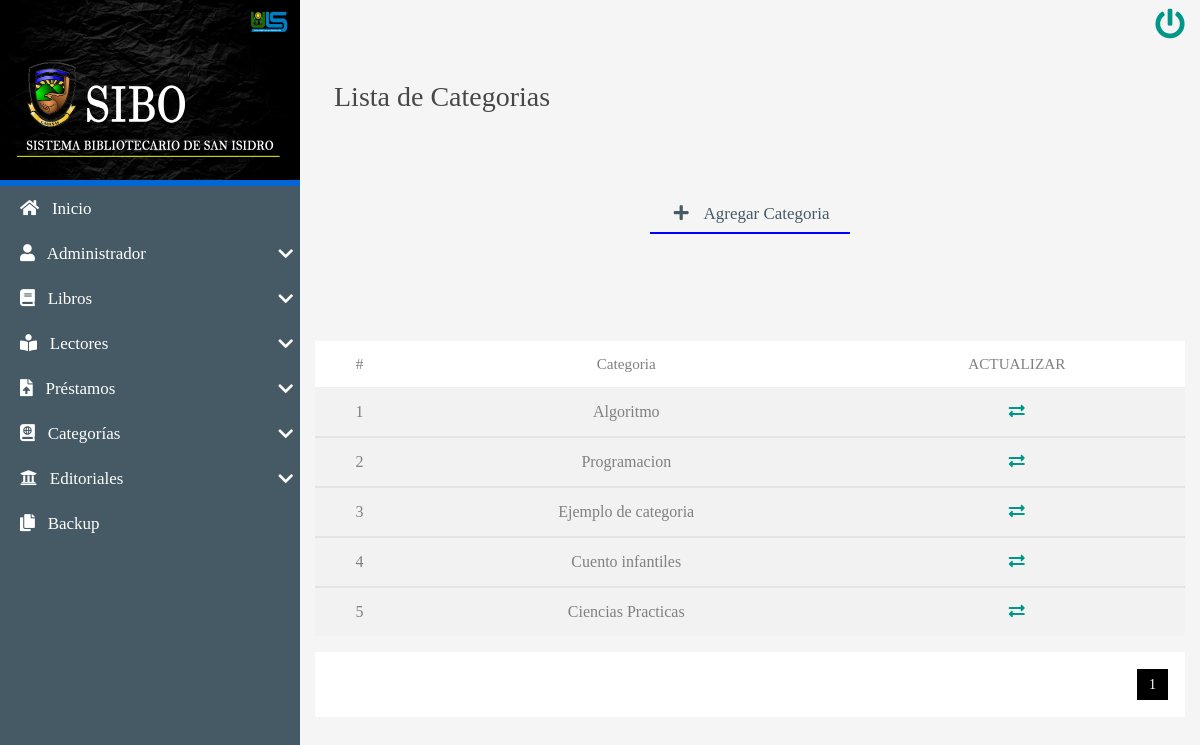
Screenshot of /CRUD/READ/ListaCategoria.php (signed in) with the database file from the repository.
### tables this page shows
CREATE TABLE `categorias` (
  `idCategoria` int(8) NOT NULL AUTO_INCREMENT,
  `categoria` varchar(250) NOT NULL,
  `estatus` int(1) NOT NULL DEFAULT 1,
  PRIMARY KEY (`idCategoria`)
);

### CRUD/READ/ListaCategoria.php (the view, shortened to what this page needs)
<!DOCTYPE html>
<html lang="es">
<head>
   <?php include'../../INCLUDES/link2.php'; ?>
</head>
<body>
    <main class="full-box main-container">
         <section class="full-box nav-lateral">
            <div class="full-box nav-lateral-content">
                                  <img src="../../assets/img/LOGO.png" height="180px" width="300px">
                <div class="full-box nav-lateral-bar"></div>
            <div class="full-box nav-lateral-bar"></div>
                <nav class="full-box nav-lateral-menu">
                      <ul>
                        <li>
                        <a href="../../system/index.php"><i class="fas fa-home"></i>
                        &nbsp; Inicio</a>
                        </li>
                    <?php
                    if ($_SESSION['rol'] <2) {
                        ?>
                            <li>
                            <a href="#" class="nav-btn-submenu"><i class="fas fa-user"></i>
                            &nbsp; Administrador <i class="fas fa-chevron-down"></i></a>
                        </li>
                     <?php } ?>
                        <li>
                            <a href="#" class="nav-btn-submenu"><i class="fas fa-book"></i>
                            &nbsp; Libros <i class="fas fa-chevron-down"></i></a>
                        </li>
                         <?php
                    if ($_SESSION['rol'] <=2) {
                        ?>
                    <li>
                            <a href="#" class="nav-btn-submenu"><i class="fas fa-book-reader"></i>
                             &nbsp; Lectores <i class="fas fa-chevron-down"></i></a>
                        </li>
                        <li>
                            <a href="#" class="nav-btn-submenu"><i class="fas fa-file-upload"></i>
                               &nbsp; Préstamos <i class="fas fa-chevron-down"></i></a>
                        </li>
                         <?php } ?>
                        <li>
                            <a href="#" class="nav-btn-submenu"><i class="fas fa-atlas"></i>
                             &nbsp; Categorías <i class="fas fa-chevron-down"></i></a>
                        </li>
                        <li>
                            <a href="#" class="nav-btn-submenu"><i class="fas fa-university"></i>
                             &nbsp; Editoriales <i class="fas fa-chevron-down"></i></a>
                        </li>
                         <?php
                    if ($_SESSION['rol'] <2) {
                        ?>
                     <li>
                        <a href="../../backupDB/descarga.php"><i class="fas fa-copy"></i>
                        &nbsp; Backup</a>
                        </li>
                         <?php } ?>
                    </ul>
                </nav>
            </div>
        </section>
        <section class="full-box page-content">
            <nav class="full-box navbar-info">
                <a href="../../system/salir.php" class="btn-exit">
                    <i class="fas fa-power-off"></i>
                </a>
            </nav>
           <div class="full-box page-header">
                <h3 class="text-left">
                     &nbsp; Lista de Categorias
                </h3>
            </div>
            <div class="container-fluid">
                <ul class="full-box list-unstyled page-nav-tabs">
                    <li>
                        <a href="../CREATE/CrearCategoria.php" style="border-color: blue;"><i class="fas fa-plus fa-fw"></i> &nbsp; Agregar Categoria</a>
                    </li>
                </ul>
            </div>
            <div class="container-fluid">
               <br><br><br>
                       <table class="table table-striped">
                        <thead>
                            <tr class="text-center roboto-medium">
                                <th>#</th>
                                <th>Categoria</th>
                                <th>ACTUALIZAR</th>
                            </tr>
                        </thead>
                        <?php
                  include'../../BD/conexionBD.php';
         $sql_register = mysqli_query($mysqli, "SELECT COUNT(*) as total_registros FROM categorias");
            $result_register=mysqli_fetch_array($sql_register);
            $total_registros=$result_register['total_registros'];
            $por_pagina=8;
            if (empty($_GET['pagina']))
            {
                $pagina=1;
            }else{
                $pagina=$_GET['pagina'];
            }
            $desde=($pagina-1)*$por_pagina;
            $total_paginas= ceil($total_registros / $por_pagina);
            $query=mysqli_query($mysqli,"SELECT * FROM categorias WHERE estatus=1 ORDER BY idCategoria ASC LIMIT $desde , $por_pagina");
            $resultado=mysqli_num_rows($query);
            if($resultado>0){
                while ($data= mysqli_fetch_array($query)) {
                              ?>
                        <tbody>
                        <tr class="text-center">
                            <td><?php echo $data['idCategoria']; ?></td>
                            <td><?php echo $data['categoria']; ?></td>
                            <td><a href="../UPDATE/Update-Category.php?id=<?php echo $data['idCategoria']; ?>"><i class="fas fa-exchange-alt"></i></a></td>
                        </tr>
             </tbody>
              <?php
                 }
            }
            ?>
             </table>
              </div>
              <div class="container-fluid paginador">
        <ul>
            <?php
            for ($i=1; $i <= $total_paginas; $i++) {
                if ($i==$pagina) {
                     echo '<li class="pageSelected">'.$i.'</li>';
                }else{
                    echo '<li><a href="?pagina='.$i.'">'.$i.'</a></li>';
                }
            }
             ?>
        </ul>
        </div>
               </section>
    </main>
</body>
</html>

### css/all.css (style rules this page uses)
.fa, .fas, .far, .fal, .fab { -moz-osx-font-smoothing: grayscale; -webkit-font-smoothing: antialiased; display: inline-block; font-style: normal; font-variant: normal; text-rendering: auto; line-height: 1; }
.fa-fw { text-align: center; width: 1.25em; }
.fa-atlas:before { content: "\f558"; }
.fa-book:before { content: "\f02d"; }
.fa-book-reader:before { content: "\f5da"; }
.fa-chevron-down:before { content: "\f078"; }
.fa-copy:before { content: "\f0c5"; }
.fa-exchange-alt:before { content: "\f362"; }
.fa-file-upload:before { content: "\f574"; }
.fa-home:before { content: "\f015"; }
.fa-plus:before { content: "\f067"; }
.fa-power-off:before { content: "\f011"; }
.fa-university:before { content: "\f19c"; }
.fa-user:before { content: "\f007"; }
.fa, .fas { font-family: 'Font Awesome 5 Free'; font-weight: 900; }

### css/style.css (style rules this page uses)
:root { --color-one: #F5F5F5; --color-two: #24292E; --color-three: #687279; --color-three: #0366D6; --form-color: #14111A; --accent-color: #3f4340; --accent-color: #455A64; --border-color: #a2e8c5; }
body,html { font-family: 'roboto_condensed_light'; width: 100vw; height: 100vh; background-color: var(--color-one); color: rgba(0, 0, 0, 0.71); font-size: 16px; }
.full-box { margin: 0; padding: 0; box-sizing: border-box; width: 100%; }
.page-header { padding: 30px 20px 60px 20px; }
.page-header > :nth-child(1) { padding-bottom: 7px; }
.page-nav-tabs { display: flex; justify-content: center; flex-wrap: wrap; margin-bottom: 30px; }
.page-nav-tabs li, .page-nav-tabs li a { height: 40px; line-height: 40px; }
.page-nav-tabs li { margin: 5px 20px; }
.page-nav-tabs li a { color: var(--accent-color); font-size: 17px; min-width: 200px; width: auto; display: block; text-align: center; user-select: none; transition: all .2s ease-in-out; border-bottom: 2px solid transparent; }
.table thead th { color: gray; }
.table tbody tr { color: gray; transition: all .2s ease-in-out; }
.table-dark, .table { background-color: #fff; }
.roboto-medium { font-family: 'roboto_medium_regular'; }
.main-container { height: 100%; position: absolute; top: 0; left: 0; overflow: hidden; }
.page-content, .nav-lateral { height: 100%; overflow: hidden; }
.page-content { position: relative; padding-left: 300px; transition: all .2s ease-in-out; padding-bottom: 20px; }
.nav-lateral { width: 300px; position: absolute; top: 0; left: 0; z-index: 1; transition: all .2s ease-in-out; background-position: center center; background-size: cover; }
.nav-lateral-content { max-width: 300px; height: 100%; background-color: #455A64; }
.nav-lateral-bar { height: 3px; background-color: var(--color-three); }
.nav-lateral-menu { height: auto; }
.nav-lateral-menu ul { margin: 0; padding: 0; list-style: none; }
.nav-lateral-menu ul li { width: 100%; height: auto; }
.nav-lateral-menu ul li a { display: block; width: 100%; height: 45px; line-height: 45px; text-decoration: none; color: #FFF; font-size: 17px; box-sizing: border-box; padding-left: 20px; transition: all .2s ease-in-out; }
.nav-lateral-menu .fa-chevron-down, .nav-lateral-menu .fa-chevron-up { float: right; height: 45px; line-height: 45px; margin-right: 7px; transition: all .2s ease-in-out; }
.navbar-info { height: 50px; text-align: right; padding-right: 10px; color: aliceblue; }
.navbar-info a { height: 50px; min-width: 40px; text-align: center; line-height: 50px; display: inline-block; transition: all .2s ease-out; user-select: none; font-size: 30px; }
.paginador ul { padding: 15px; list-style: none; background: #ffffff; margin-top: 15px; display: -webkit-flex; display: -moz-flex; display: -ms-flex; display: -o-flex; display: flex; justify-content: flex-end; }
.paginador a, .pageSelected { color:#000000; border:2px solid #black; padding: 5px; display: inline-block; font-size: 14px; text-align: center; width: 35px; }
.pageSelected { color: #ffffff; background: #000000; border:2px solid #ffffff; }

### rows the page displays
categorias: idCategoria "1", categoria "Algoritmo"
categorias: idCategoria "2", categoria "Programacion"
categorias: idCategoria "3", categoria "Ejemplo de categoria"
categorias: idCategoria "4", categoria "Cuento infantiles"
categorias: idCategoria "5", categoria "Ciencias Practicas"
